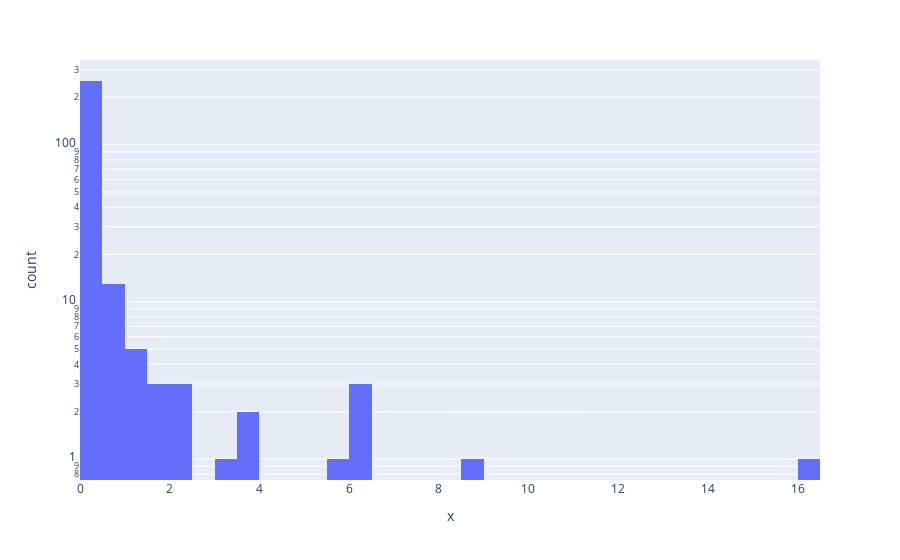

Notebook cell for this chart:
### Markdown cell above
The number of cards that are less than 50 cents are likely to be pretty large in every set compare to the other bins so I'm going to set the y axis on a log scale so it's easier to see the other bins.

### Code cell
fig.update_yaxes(type='log')
fig.show()

### Figure 1 — Plotly figure (JSON) as saved in the notebook; plotly's stock layout.template omitted (floating-point values rounded to 4 significant figures; data arrays with more than 128 entries replaced by an {"elided": "..."} marker saying what was removed)
{"data": [{"bingroup": "x", "hovertemplate": "x=%{x}<br>count=%{y}<extra></extra>", "legendgroup": "", "marker": {"color": "#636efa", "pattern": {"shape": ""}}, "name": "", "orientation": "v", "showlegend": false, "type": "histogram", "x": {"elided": "289 float values"}, "xaxis": "x", "yaxis": "y"}], "layout": {"barmode": "relative", "legend": {"tracegroupgap": 0}, "margin": {"t": 60}, "xaxis": {"anchor": "y", "domain": [0, 1], "title": {"text": "x"}}, "yaxis": {"anchor": "x", "domain": [0, 1], "title": {"text": "count"}, "type": "log"}}}
